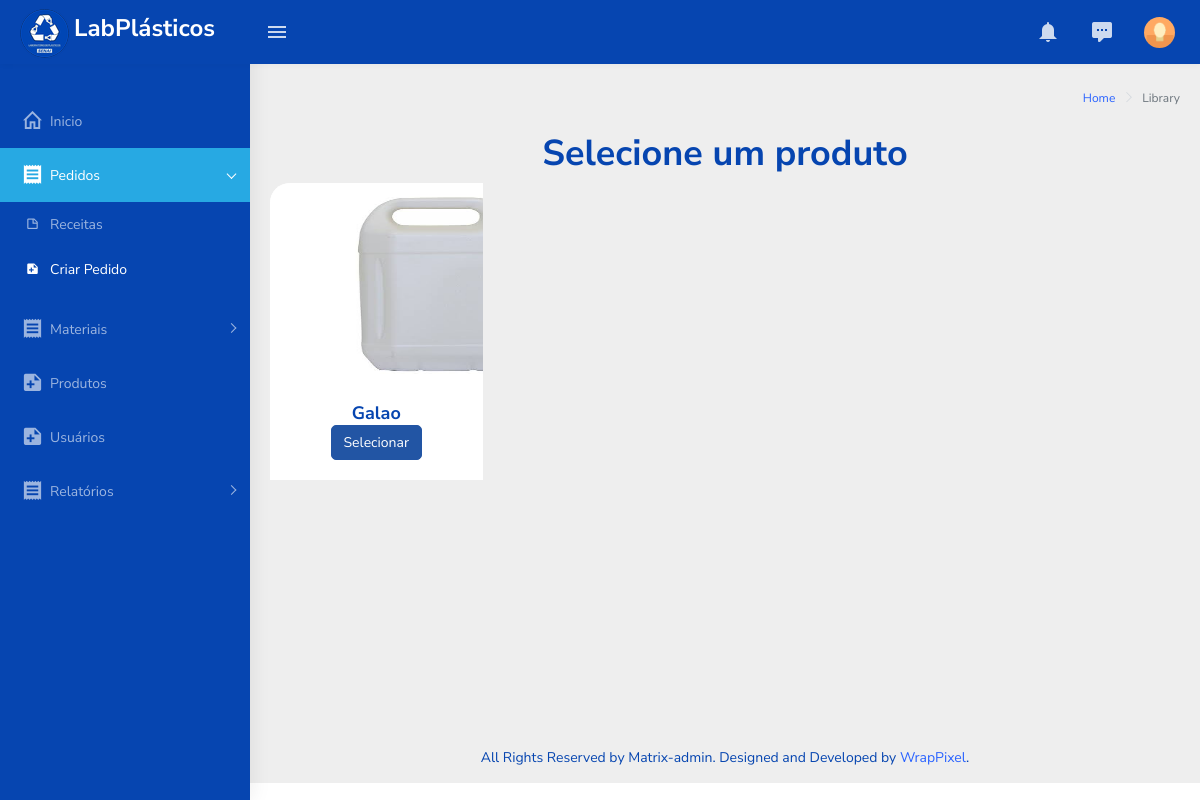
The page /pedidos.php on the database its author committed.
### tables this page shows
CREATE TABLE `receitas` (
  `idReceita` int(11) NOT NULL COMMENT 'PK - chave identificadora de IDs da tabela receitas ',
  `idProduto` int(11) NOT NULL COMMENT 'FK - chave estrangeira referenciando um item da tabela produtos',
  `idMateriaPrima` int(11) NOT NULL COMMENT 'FK - chave estrangeira referenciando um item da tabela materia_prima',
  `idPigmento` int(11) DEFAULT NULL COMMENT 'IND - chave identificadora do pigmento. Pode ser nulo.',
  `quantidadeMaterial` int(11) NOT NULL COMMENT 'Registra a quantidade de material usado nesta receita',
  `quantidadePigmento` int(11) NOT NULL COMMENT 'quantidade de pigmento no produto.',
  `observacoes` text DEFAULT NULL COMMENT 'Registra observações não obrigatórias feitas pelo usuário',
  `ativo` tinyint(1) NOT NULL COMMENT 'Registra se este item está ativo\r\n(1- ativo/ 0 - inativo)'
);

CREATE TABLE `produtos` (
  `idProduto` int(11) NOT NULL COMMENT 'PK - chave identificadora da tabela produtos, onde cada id representa um produto feito.',
  `descricao` varchar(80) NOT NULL COMMENT 'descrição do produto feito',
  `peso` int(11) NOT NULL COMMENT 'Grava o peso do produto mais canal ',
  `imagem` varchar(100) DEFAULT NULL COMMENT 'Guarda caminho da imagem do produto',
  `ativo` tinyint(1) NOT NULL COMMENT 'Verifica se este produto esta ativa'
);

### php/functionProduto.php (the view, shortened to what this page needs)
<?php
    function cardProduto(){
        include('connection.php');
        $card = "";
        $sql = 'SELECT r.idReceita as idReceita,'
                    .' r.idProduto as idProduto,'
                    .' r.idMateriaPrima as idMat,'
                    .' r.idPigmento as idCor,'
                    .' r.quantidadeMaterial as qtdeM,'
                    .' r.quantidadePigmento as qtdeP,'
                    .' r.observacoes as obs,'
                    .' pr.descricao as produto,'
                    .' pr.imagem as img,'
                    .' f.descricao as molde,'
                    .' mat.descricao as material,'
                    .' tm.descricao as tipoM,'
                    .' c.descricao as classe,'
                    .' pg.descricao as cor,'
                    .' tp.descricao as tipoP'
                    .' FROM receitas as r'
                    .' LEFT JOIN produtos as pr'
                    .' ON r.idProduto = pr.idProduto'
                    .' RIGHT JOIN ferramental as f'
                    .' ON f.idProduto = pr.idProduto'
                    .' LEFT JOIN materia_prima as mat'
                    .' ON mat.idMateriaPrima = r.idMateriaPrima'
                    .' RIGHT JOIN tipo_materia_prima as tm'
                    .' ON tm.idTipoMateriaPrima = mat.idTipoMateriaPrima'
                    .' RIGHT JOIN classe_material as c'
                    .' ON c.idClasse = mat.idClasse'
                    .' LEFT JOIN pigmentos as pg'
                    .' ON pg.idPigmento = r.idPigmento'
                    .' RIGHT JOIN tipo_pigmentos as tp'
                    .' ON tp.idTipoPigmento = pg.idTipoPigmento'
                    .' WHERE pr.ativo = 1;';
        $result = mysqli_query($conn,$sql);
        if(mysqli_num_rows($result) > 0){
            $array = array();
            while($linha = mysqli_fetch_array($result,MYSQLI_ASSOC)){
                array_push($array,$linha);
            }
            foreach($array as $campo){
                $card .="<div class='row el-element-overlay'> "
                            ."<div class='col-lg-3 col-md-6'>"
                                ."<div style='border-top-left-radius: 20px; border-top-right-radius: 20px' class='card'>"
                                    ."<div style='border-bottom-left-radius: 20px; border-bottom-right-radius: 20px' class='el-card-item'>"
                                        ."<div class='el-card-avatar el-overlay-1'>"
                                            ."<img style='width: 400px; height: 200px;' name='nImg' src='".$campo['img']."' alt='user'/>"
                                        ."</div>"
                                        ."<div class='el-card-content'>"
                                            ."<h4 id='idProduto' name='nProduto' class='m-b-0'>".$campo['produto']."</h4> <span class='text-muted'></span>"
                                            .'<button style="width: auto; border-radius: 5px;" type="button" class="btn btn-info margin-5" data-toggle="modal" data-target="#modalPedido'.$campo['idReceita'].'">'
                                                .'Selecionar'
                                            .'</button>'
                                        ."</div>"
                                    ."</div>"
                                ."</div>"
                            ."</div>"
                        ."</div>"
                        .'<div class="modal fade" id="modalPedido'.$campo['idReceita'].'" tabindex="-1" role="dialog" aria-labelledby="exampleModalLabel" aria-hidden="true ">'
                        .'    <div class="modal-dialog" role="document ">                                '
                        .'        <div class="modal-content">'
                        .'            <div class="modal-header">'
                        .'                <h5 class="modal-title" id="exampleModalLabel">Pedido</h5>'
                        .'                <button type="button" class="close" data-dismiss="modal" aria-label="Close">'
                        .'                    <span aria-hidden="true ">&times;</span>'
                        .'                </button>'
                        .'            </div>'
                        .'            <div class="modal-body">'
                        .''
                        .'                 <form method="POST" action="php/savePedido.php? validacao=I">'
                        .'                    <div class="input-group mb-3">'
                        .'                         <label for="nClasse" class="col-sm-3 text-right control-label col-form-label">Produto</label>'
                        .'                         <div class="col-sm-9">'
                        .'                              <input value="'.$campo['produto'].'" id="idProduto" name="nProduto" type="text" class="form-control" style="width: 100%; height:36px;" disabled>'
                        .'                              <input value="'.$campo['molde'].'" id="idMolde" name="nMolde" type="text" class="form-control" style="width: 100%; height:36px;" disabled>'
                        .'                         </div>'
                        .'                    </div>'
                        .''
                        .'                    <div class="form-group row">'
                        .'                        <label for="nClasse" class="col-sm-3 text-right control-label col-form-label">Matéria Prima</label>'
                        .'                        <div class="col-sm-9">'
                        .'                            <input value="'.$campo['material'].'" id="idMaterial" name="nMaterial" type="text" class="form-control" style="width: 100%; height:36px;" disabled>'
                        .'                        </div>'
                        .'                    </div>'
                        .''
                        .'                    <div class="form-group row">'
                        .'                        <label for="nClasse" class="col-sm-3 text-right control-label col-form-label">Tipo de Material</label>'
                        .'                        <div class="col-sm-9">'
                        .'                            <input value="'.$campo['tipoM'].'" id="idTipoMaterial" name="nTipoMaterial" type="text" class="form-control" style="width: 100%; height:36px;" disabled>'
                        .'                        </div>'
                        .'                    </div>'
                        .''
                        .'                    <div class="form-group row">'
                        .'                        <label for="nClasse" class="col-sm-3 text-right control-label col-form-label">Classe</label>'
                        .'                        <div class="col-sm-9">'
                        .'                            <input value="'.$campo['classe'].'" id="idClasseMaterial" name="nClasseMaterial" type="text" class="form-control" style="width: 100%; height:36px;" disabled>'
                        .'                        </div>'
                        .'                    </div>'
                        .''
                        .'                    <div class="form-group row">'
                        .'                        <label for="nClasse" class="col-sm-3 text-right control-label col-form-label">Pigmento</label>'
                        .'                        <div class="col-sm-9">'
                        .'                            <input value="'.$campo['cor'].'" id="idCor" name="nCor" type="text" class="form-control" style="width: 100%; height:36px;" disabled>'
                        .'                        </div>'
                        .'                    </div>'
                        .''
                        .'                    <div class="form-group row">'
                        .'                        <label for="nClasse" class="col-sm-3 text-right control-label col-form-label">Tipo de Pigmento</label>'
                        .'                        <div class="col-sm-9">'
                        .'                            <input value="'.$campo['tipoP'].'" id="idTipoCor" name="nTipoCor" type="text" class="form-control" style="width: 100%; height:36px;" disabled>'
                        .'                        </div>'
                        .'                    </div>'
                        .''
                        .'                    <div class="form-group row">'
                        .'                        <label for="nClasse" class="col-sm-3 text-right control-label col-form-label">Quantidade de produção</label>'
                        .'                        <div class="col-sm-9">'
                        .'                            <input id="idQtdeProduto" name="nQtdeProduto" value="50" type="number" min="50" class="form-control" style="width: 100%; height:36px;">'
                        .'                        </div>'
                        .'                    </div>'
                        .''
                        .'                    <div class="form-group row">'
                        .'                        <label for="nClasse" class="col-sm-3 text-right control-label col-form-label">Maquina</label>'
                        .'                        <div class="col-sm-9">'
                        .'                            <select id="idMaquina" name="nMaquina" class="select2 form-control custom-select" style="width: 100%; height:36px;">'
                        .'                                  '.optionMaquina().''
                        .'                            </select>'
                        .'                        </div>'
                        .'                    </div>'
                        .''
                        .'            </div>'
                        .'        </div>'
                        .'    </div>'
                        .'</div>';
            }
        }
        return $card;
    }
?>

### rows shown on the page
receitas: idProduto.imagem (picture), idProduto.descricao "Galao"
